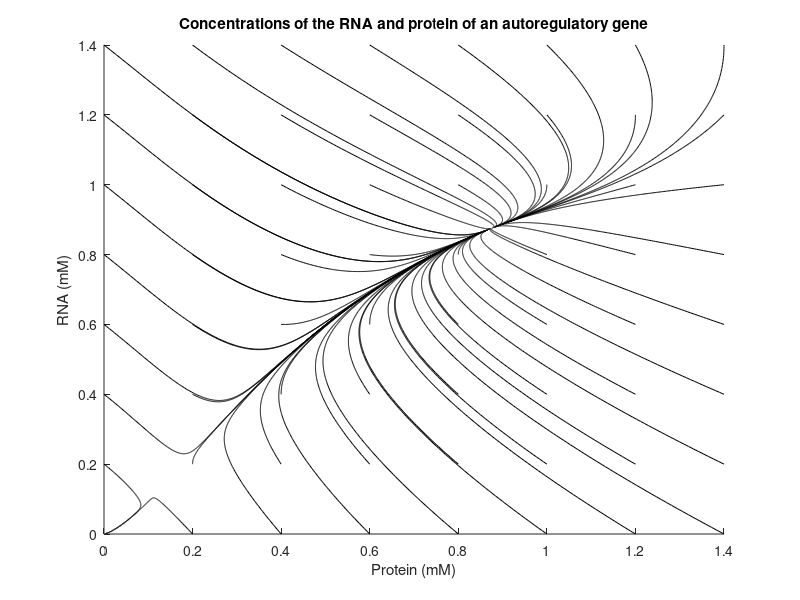

Reproduce this figure in MATLAB.
totaltime = 20;
deltat = 0.01;
numsteps = totaltime/deltat;
p = zeros(numsteps,1); %p is protein
r = zeros(numsteps,1); %r is RNA
khalf = 0.33;
hold on
for (pi=0:0.2:1.4)
    for (ri=0:0.2:1.4)
        p(1) = pi;
        r(1) = ri;
        for (i=1:numsteps-1)
            dr_dt = (((p(i))^2)/((khalf ^ 2)+((p(i))^2))) - r(i);
            dp_dt = r(i) - p(i);
            r(i+1) = r(i) + dr_dt*deltat;
            p(i+1) = p(i) + dp_dt*deltat;
        end
    plot(p,r,'k-');
    end
end
hold off
xlabel('Protein (mM)');
ylabel('RNA (mM)');
title('Concentrations of the RNA and protein of an autoregulatory gene');
